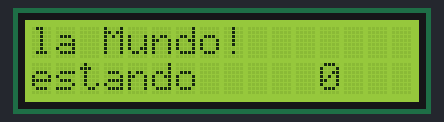
Recording of a sketch running on a simulated Arduino Uno, built with avr-gcc and run on an emulated ATmega328P. Parts: 16×2 character LCD.

Above: at 0.19 s.
At 3.44 s:
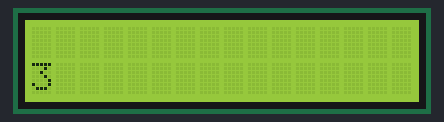
At 9.96 s:
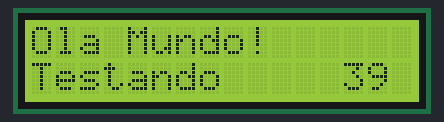
At 19.98 s:
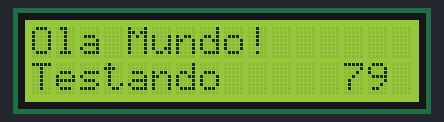
At 29.76 s:
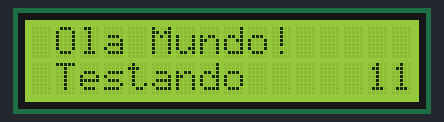
At 39.79 s:
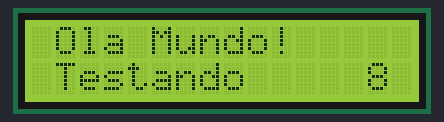

The sketch:

test_01.ino
```cpp
#include <LiquidCrystal.h>
LiquidCrystal lcd(12, 11, 5, 4, 3, 2); //Configura os pinos do Arduino para se comunicar com o LCD

int temp; //Inicia uma variável inteira(temp), para escrever no LCD a contagem do tempo

void setup()
{
  lcd.begin(16, 2); //Inicia o LCD com dimensões 16x2(Colunas x Linhas)
  lcd.setCursor(0, 0); //Posiciona o cursor na primeira coluna(0) e na primeira linha(0) do LCD
  lcd.print("Ola Mundo!"); //Escreve no LCD
  lcd.setCursor(0, 1); //Posiciona o cursor na primeira coluna(0) e na segunda linha(1) do LCD
  lcd.print("Testando"); //Escreve no LCD "LabdeGaragem"

}

void loop()
{
  lcd.scrollDisplayLeft();
  lcd.setCursor(13, 1); //Posiciona o cursor na décima quarta coluna(13) e na segunda linha(1) do LCD
  lcd.print(temp); //Escreve o valor atual da variável de contagem no LCD
  delay(250); //Aguarda 1 segundo
  temp++; //Incrementa variável de contagem

  if(temp == 150) //Se a variável temp chegar em 600(10 Minutos),...
  {
    temp = 0; //...zera a variável de contagem
    lcd.setCursor(13, 1);
    lcd.print("   ");
  }

}
```
